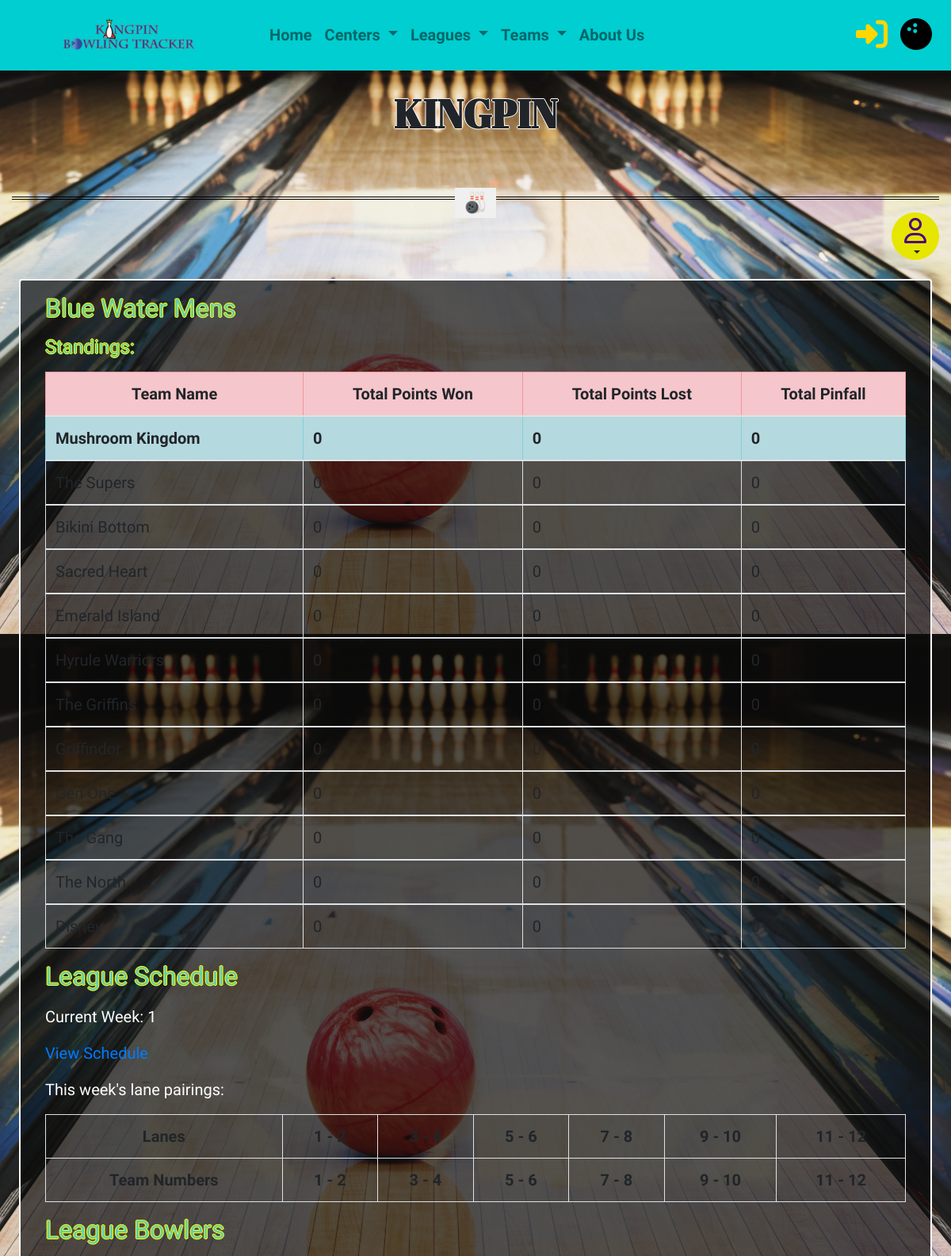
The page /kpbt/The Voyageur/Blue Water Mens (upper part) on the database its author committed.
### kptracker_serv/kpbt/leagues/models.py (models this page shows, shortened)
class League(models.Model):
	bowling_center = models.ForeignKey('BowlingCenter', on_delete=models.SET_NULL, null=True,
		related_name='leagues', verbose_name=('bowling center'))
	bowlers = models.ManyToManyField('BowlerProfile', through='LeagueBowler')
	secretary = models.OneToOneField(User, on_delete=models.SET_NULL, null=True)
	name = models.CharField(max_length=32)
	current_week = models.PositiveSmallIntegerField(default=1)
	week_pointer = models.PositiveSmallIntegerField(default=1)

class WeeklyPairings(models.Model):
	league = models.ForeignKey(League, on_delete=models.CASCADE, related_name='pairings')
	team_one = models.ForeignKey(Team, on_delete=models.CASCADE, related_name='first_pair')
	team_two = models.ForeignKey(Team, on_delete=models.CASCADE, related_name='second_pair')
	week_number = models.PositiveSmallIntegerField(default=0)
	lane_pair = models.PositiveSmallIntegerField(default=0)
	def __str__(self):
		return str(self.team_one.number) + " - " + str(self.team_two.number)
	def get_lanes_by_pairnumber(self):
		return str(self.lane_pair *2 - 1) + ' - ' + str(self.lane_pair*2)

### kptracker_serv/kpbt/teams/models.py (models this page shows, shortened)
class Team(models.Model):
	league = models.ForeignKey('League', on_delete=models.CASCADE,
		related_name = 'teams', verbose_name = 'league')
	number = models.PositiveSmallIntegerField()
	name = models.CharField(max_length=32, default="")
	total_pinfall = models.PositiveSmallIntegerField(default=0)
	total_handicap_pins = models.PositiveIntegerField(default=0)
	total_scratch_pins = models.PositiveIntegerField(default=0)
	team_points_won = models.PositiveSmallIntegerField(default=0)
	team_points_lost = models.PositiveIntegerField(default=0)
	roster = models.ManyToManyField(BowlerProfile, through='TeamRoster')

### kptracker_serv/kpbt/leagues/views.py (the view)
# urls.py: path('', views.view_league, name='league-home'),
def view_league(request, center_name = "", league_name=""):
	if center_name:
		if league_name:
			league = get_object_or_404(League, bowling_center__name=center_name, name=league_name)
			rulesform = LeagueCreationForm(instance = league.leaguerules)
			scheduleform = CreateScheduleForm(instance = league.schedule)
			weekly_pairings = WeeklyPairings.objects.filter(league=league, week_number = league.current_week)
			teams = league.teams.all().order_by('-team_points_won')
			league_bowlers = LeagueBowler.objects.filter(league__name=league_name).exclude(bowler__id=0)
			last_week_scores=[]
			secretary = league.secretary
			return render(request, 'leagues/view_league.html',
				{'league' : league, 'rules' : rulesform, 'schedule': scheduleform, 'teams' : teams, 'weekly_pairings' : weekly_pairings, 'bowlers' : league_bowlers, 'last_week' : last_week_scores,
					'secretary' : secretary})
		else:
			center = get_object_or_404(BowlingCenter, name=center_name)
			leagues = center.leagues.all()
			return render(request, 'centers/view_center.html', {'leagues' : leagues, 'center' : center })
	else:
		leagues = League.objects.all()
		return render(request, 'leagues/league_home.html', {'leagues' : leagues})

### kptracker_serv/templates/kpbt/leagues/view_league.html (shortened to what this page needs)
{% extends 'index.html' %}
{% block page_content %}
<div class="container-fluid">
<div class="row">
<div class="col-md-12">
<header>
  <h2 class="form-head mb-3"> {{ league.name }} </h2>
</header>
<h4 class="form-head mb-3">Standings:</h4>
<div class="table-responsive">
<table class="table table-striped table-bordered table-hover">
	<thead class="table-danger">
        <tr class="text-center font-weight-bolder">
            <th>Team Name</th> <th> Total Points Won</th> <th> Total Points Lost</th> <th> Total Pinfall</th>
        </tr>
    </thead>
    <tbody class="text-justify table-info font-weight-bolder">
    {% for team in teams %}
        <tr>
            <td>{{ team.name }}</td><td>{{team.team_points_won}}</td><td>{{team.team_points_lost}}</td><td>{{team.total_pinfall}}</td>
        </tr>
    </tbody>
    {% endfor%}
</table>
</div>
<h2 class="form-head mb-3">League Schedule</h2>
<p class="lead text-white">Current Week: {{league.current_week }} </p>
<p class="lead text-white"> <a href="{% url 'view-center-league-schedule' league.bowling_center.name league.name %}"> View Schedule</a></p>
<p class="lead text-white">This week's lane pairings: </p>
<div class="table-responsive">
<table class="table table-striped table-bordered table-hover">
    <tr class="text-center font-weight-bolder">
    <th>Lanes</th>
    {% for pair in weekly_pairings %}
            <td> {{ pair.get_lanes_by_pairnumber }} </td>
    {% endfor %}
    </tr>
    <tr class="text-center font-weight-bolder">
    <th> Team Numbers</th>
    {% for pair in weekly_pairings %}
            <td> {{ pair }}</td>
    {% endfor %}
    </tr>
</table>
</div>
<h2 class="form-head mb-3">League Bowlers</h2>
</div>
</div>
</div>
{% endblock %}

### kptracker_serv/kpbt/static/css/styles.css (style rules this page uses)
html, body { height: 100%; }
body { font-family: 'Arimo', sans-serif; margin: 0; padding: 0; font-size: 1.25rem; line-height: 1.5; background: #3ab59c; background: url("../images/bowling_ball_down_lane-bg.jpg") 25% 25%; background-size: cover; }
header, section, footer, aside, nav, main, article, figure { display: block; }
.form-head { color: #66CDAA; text-shadow: -1px 0 #FFFF00, 0 1px #FFFF00, 1px 0 #FFFF00, 0 -1px #FFFF00; }

### rows shown on the page
League: name "Blue Water Mens", current_week "1"
Team: name "Mushroom Kingdom", team_points_won "0", team_points_lost "0", total_pinfall "0"
Team: name "The Supers", team_points_won "0", team_points_lost "0", total_pinfall "0"
Team: name "Bikini Bottom", team_points_won "0", team_points_lost "0", total_pinfall "0"
Team: name "Sacred Heart", team_points_won "0", team_points_lost "0", total_pinfall "0"
Team: name "Emerald Island", team_points_won "0", team_points_lost "0", total_pinfall "0"
Team: name "Hyrule Warriors", team_points_won "0", team_points_lost "0", total_pinfall "0"
Team: name "The Griffins", team_points_won "0", team_points_lost "0", total_pinfall "0"
Team: team_points_won "0", team_points_lost "0"
Team: name "Gen One", team_points_won "0", team_points_lost "0"
Team: name "The Gang", team_points_won "0", team_points_lost "0", total_pinfall "0"
Team: name "The North", team_points_won "0", team_points_lost "0", total_pinfall "0"
Team: name "Disney", team_points_won "0", team_points_lost "0", total_pinfall "0"
WeeklyPairings: get_lanes_by_pairnumber "1 - 2", team_one+team_two "1 - 2"
WeeklyPairings: get_lanes_by_pairnumber "3 - 4", team_one+team_two "3 - 4"
WeeklyPairings: get_lanes_by_pairnumber "5 - 6", team_one+team_two "5 - 6"
WeeklyPairings: get_lanes_by_pairnumber "7 - 8", team_one+team_two "7 - 8"
WeeklyPairings: get_lanes_by_pairnumber "9 - 10", team_one+team_two "9 - 10"
WeeklyPairings: get_lanes_by_pairnumber "11 - 12", team_one+team_two "11 - 12"
